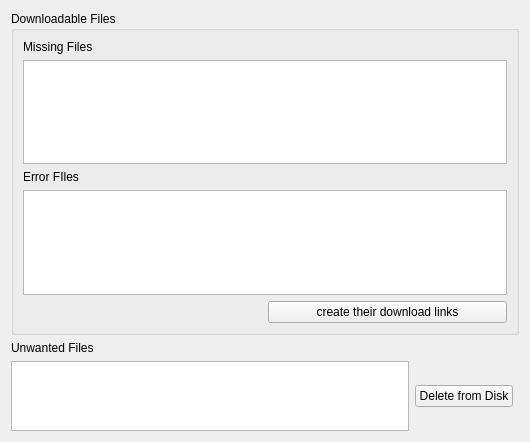
<?xml version="1.0" encoding="UTF-8"?>
<ui version="4.0">
 <class>report</class>
 <widget class="QWidget" name="report">
  <property name="geometry">
   <rect>
    <x>0</x>
    <y>0</y>
    <width>530</width>
    <height>442</height>
   </rect>
  </property>
  <property name="windowTitle">
   <string>Form</string>
  </property>
  <layout class="QGridLayout" name="gridLayout">
   <item row="9" column="0">
    <widget class="QTextBrowser" name="textBrowser_unwanted"/>
   </item>
   <item row="9" column="1">
    <widget class="QPushButton" name="pushButton_delete">
     <property name="text">
      <string>Delete from Disk</string>
     </property>
    </widget>
   </item>
   <item row="8" column="0">
    <widget class="QLabel" name="label_unwanted">
     <property name="text">
      <string>Unwanted Files</string>
     </property>
    </widget>
   </item>
   <item row="7" column="0" colspan="3">
    <widget class="QGroupBox" name="groupBox">
     <property name="title">
      <string>Downloadable Files </string>
     </property>
     <layout class="QGridLayout" name="gridLayout_2">
      <item row="1" column="0">
       <widget class="QLabel" name="label_missing">
        <property name="text">
         <string>Missing Files</string>
        </property>
       </widget>
      </item>
      <item row="3" column="0">
       <widget class="QLabel" name="label_error">
        <property name="text">
         <string>Error FIles</string>
        </property>
       </widget>
      </item>
      <item row="2" column="0" colspan="2">
       <widget class="QTextBrowser" name="textBrowser_missing">
        <property name="documentTitle">
         <string/>
        </property>
        <property name="html">
         <string>&lt;!DOCTYPE HTML PUBLIC &quot;-//W3C//DTD HTML 4.0//EN&quot; &quot;http://www.w3.org/TR/REC-html40/strict.dtd&quot;&gt;
&lt;html&gt;&lt;head&gt;&lt;meta name=&quot;qrichtext&quot; content=&quot;1&quot; /&gt;&lt;style type=&quot;text/css&quot;&gt;
p, li { white-space: pre-wrap; }
&lt;/style&gt;&lt;/head&gt;&lt;body style=&quot; font-family:'Ubuntu'; font-size:10pt; font-weight:400; font-style:normal;&quot;&gt;
&lt;p style=&quot;-qt-paragraph-type:empty; margin-top:0px; margin-bottom:0px; margin-left:0px; margin-right:0px; -qt-block-indent:0; text-indent:0px;&quot;&gt;&lt;br /&gt;&lt;/p&gt;&lt;/body&gt;&lt;/html&gt;</string>
        </property>
       </widget>
      </item>
      <item row="4" column="0" colspan="2">
       <widget class="QTextBrowser" name="textBrowser_error"/>
      </item>
      <item row="5" column="1">
       <widget class="QPushButton" name="pushButton_creat">
        <property name="text">
         <string>create their download links</string>
        </property>
       </widget>
      </item>
     </layout>
    </widget>
   </item>
  </layout>
 </widget>
 <resources/>
 <connections/>
</ui>
